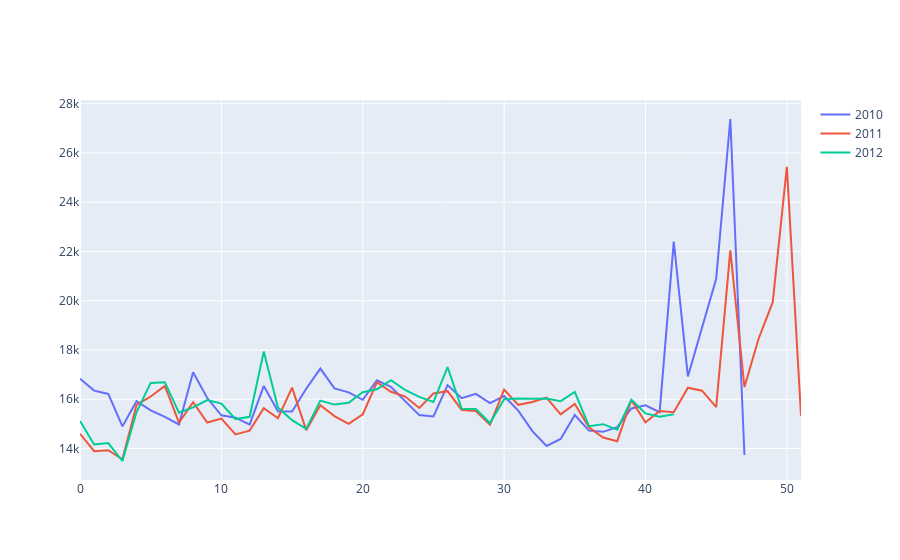

The code cell stored with this chart in its notebook:
### Code cell
fig = go.Figure()
fig.add_trace(go.Scatter(x=weekly_sales_by_week_2010.index, 
                     y=weekly_sales_by_week_2010["Weekly_Sales"]["mean"],
                     name="2010",
                     mode="lines"))
fig.add_trace(go.Scatter(x=weekly_sales_by_week_2011.index, 
                     y=weekly_sales_by_week_2011["Weekly_Sales"]["mean"],
                     name="2011",
                     mode="lines"))
fig.add_trace(go.Scatter(x=weekly_sales_by_week_2012.index, 
                     y=weekly_sales_by_week_2012["Weekly_Sales"]["mean"],
                     name="2012",
                     mode="lines"))
